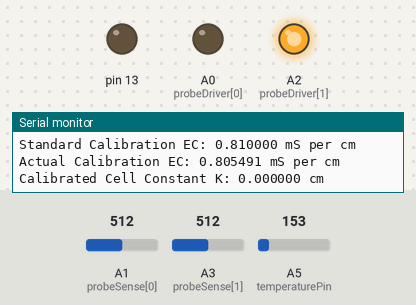
Bench run of a sketch on a simulated Arduino Uno, built with avr-gcc and run on an emulated ATmega328P. Shown: output pins drawn as LEDs (lit = HIGH), the last lines printed to the serial monitor. Inputs (shaded band) come from the test bench; at power-on: A1 (probeSense[0]) = 512, A3 (probeSense[1]) = 512, A5 (temperaturePin) = 153.

Above: at 60.45 s.
At 60.8 s:
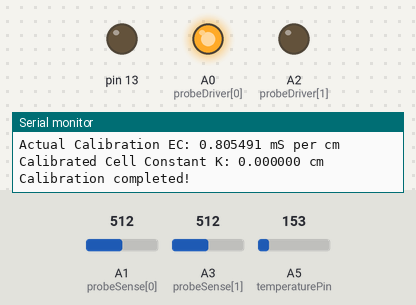
At 61.2 s:
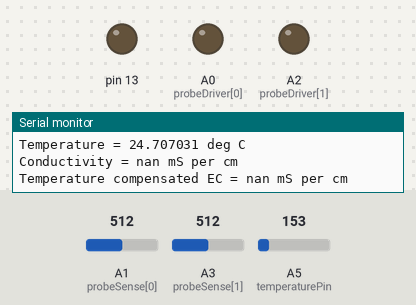
Timing chart, 0 to 63.4 s (numbered marks = the images above):
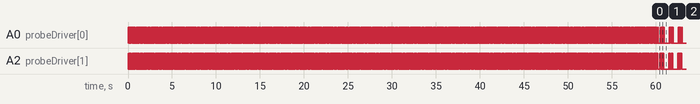

Measured:
- by itself, A0 (probeDriver[0]), A2 (probeDriver[1]): moves between LOW and HIGH, repeating every 0.10 s

The sketch:

EC_Calibration_and_Measurement.ino
```cpp
const int probeDriver[2] = {A0, A2};      // Source voltage
const int probeSense[2] = {A1, A3};       // Sense voltage
const int temperaturePin = A5;
const int Rs = 660;                       // External static resistance
const int Ra = 25;                        // Resistance of analog pins
const float Vin = 5.0;                    // Input voltage
const float calibrationEC = 0.81;         // EC value of calibration solution in ms/cm
const float calibrationTempCoeff = 0.019; // Temperature Coefficient of resistance of the calibration solution in %/100 K
const float tempCoeff = 0.019;            // Temperature Coefficient of resistance of the nutrient solution in %/100 K
const int ECDelay = 50;                   // Delay between swithing voltage on a pin in ms
float K = 0.0;                            // Calibrated cell constant value in cm
//char ECUnits = ' ';                       // ' ' = e+0 (Standard); 'm' = e-3 (Milli); 'u' = e-6 (Micro) ; Need to implement properly

// Calibration solution used: 10% Ca(NO3)2 by weight

void setup() {
  Serial.begin(9600);

  pinMode(probeSense[0], INPUT);
  pinMode(probeSense[1], INPUT);
  pinMode(probeDriver[0], OUTPUT);
  pinMode(probeDriver[1], OUTPUT);
  pinMode(temperaturePin, INPUT);
  digitalWrite(probeDriver[0], LOW);
  digitalWrite(probeDriver[1], LOW);

  // Use only with Arduino Uno Rev3 to keep the Pin13 LED off
  pinMode(13, OUTPUT);
  digitalWrite(13, LOW);

  Serial.println("Starting calibration");
  while (calibrateProbe());
  Serial.println("Calibration completed!\n");
}

void loop() {
  float EC = measureEC(false);
  float temp = getTemp();
  float ECTemp = EC / (1.0 + (tempCoeff * (temp - 25.0)));
  Serial.print("Temperature = ");
  Serial.print(temp, 6);
  Serial.print(" deg C\nConductivity = ");
  Serial.print(EC, 6);
  Serial.print(" mS per cm\nTemperature compensated EC = ");
  Serial.print(ECTemp, 6);
  Serial.println(" mS per cm\n");

  delay(500); // Aprox. 1 sec between readings
}

bool calibrateProbe() {
  int tempStart = getTempRaw();
  Serial.print("Start Temp: ");
  Serial.print(getTemp(tempStart), 6);
  Serial.println(" deg C");

  unsigned long Rsum = 0;
  unsigned int i = 0;
  unsigned int iter = min(60000 / (ECDelay * 10), 65535);
  /*
  Size of unsigned int         = 2^16 - 1        = 65535
  Size of unsigned long / 1024 = 2^32 - 1 / 2^10 ~ 2^22 ; 2^22 - 1 = 4194303
  For ECDelay = 50:
    65535 iterations will take ~ 54.61 min
  4194303 iterations will take ~ 58.25 hr
  Limiting to 1 minute for calibration, 60/0.05 = 1200 iterations
  */

  for (i = 0; i < iter; i++) {
    Rsum += measureEC(true);
  }

  float R = (Rsum * 1.0) / (iter * 1.0);

  float tempEnd = getTempRaw();
  Serial.print("End Temp: ");
  Serial.print(getTemp(tempEnd), 6);
  Serial.println(" deg C");

  if (tempStart == tempEnd) {
    float EC = calibrationEC * (1.0 + (calibrationTempCoeff * (getTemp(tempEnd) - 25.0)));
    float i_K = R * EC;

    Serial.print("Results are trustworthy\nStandard Calibration EC: ");
    Serial.print(calibrationEC, 6);
    Serial.print(" mS per cm\nActual Calibration EC: ");
    Serial.print(EC, 6);
    Serial.print(" mS per cm\nCalibrated Cell Constant K: ");
    Serial.print(i_K, 6);
    Serial.println(" cm");

    K = i_K;
    return false; // Break out of calibration loop
  } else {
    Serial.println("Error - Wait For Temperature to settle\n");
    return true;  // Continue calibration loop
  }
}

float measureEC(bool calib) {
  unsigned long Vsum[] = {0, 0};
  unsigned int i = 0;

  while (i < 10) {
    digitalWrite(probeDriver[i % 2 ? 0 : 1], HIGH);
    digitalWrite(probeDriver[i % 2 ? 1 : 0], LOW);
    delay(ECDelay);

    Vsum[0] += analogRead(probeSense[i % 2 ? 0 : 1]);
    Vsum[1] += analogRead(probeSense[i % 2 ? 1 : 0]);

    i++;
  }

  for (i = 0; i < 2; i++) {
    digitalWrite(probeDriver[i], LOW);
  }

  float R = (((Vsum[0] * 1.0) / (Vsum[1] * 1.0)) - 1.0) * ((Rs + Ra) * 1.0);
  R *= 1000.0;      // Convert to milliohm
  float EC = K / R;

  if (calib) {
    return R;
  } else {
    return EC;
  }
}

int getTempRaw() {
  return analogRead(temperaturePin);
}

float getTemp() {
  int value = getTempRaw();
  float voltage = (value * 5.0) / 1024.0;
  float temp = (voltage * 100.0) - 50.0; // (mV - 500) / 10 = deg C for TMP36. Replace with appropriate equation for DSB18B20 when module is acquired.
  return temp;
}

float getTemp(int value) {               // Overloaded function when I already have the analog int reading
  float voltage = (value * 5.0) / 1024.0;
  float temp = (voltage * 100.0) - 50.0; // (mV - 500) / 10 = deg C for TMP36. Replace with appropriate equation for DSB18B20 when module is acquired.
  return temp;
}
```
